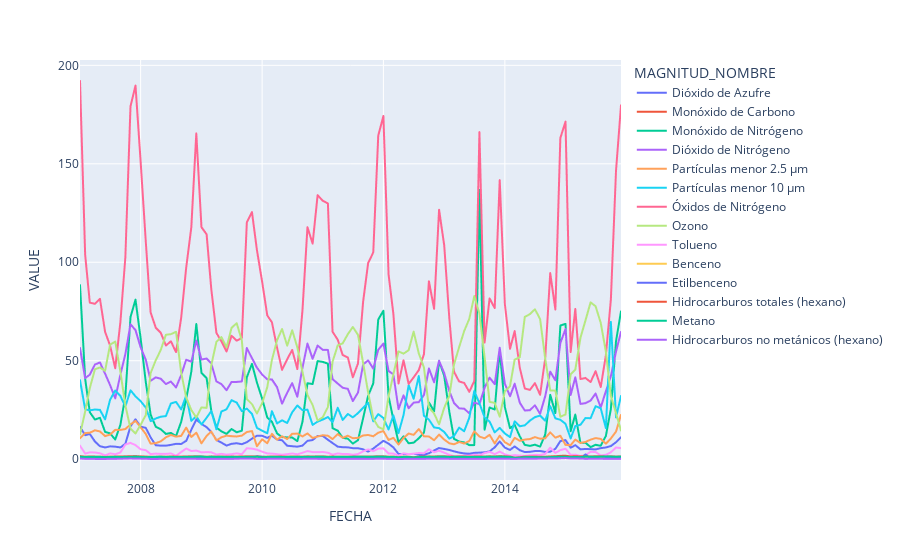

Write notebook code for a chart like this one.
### Code cell
px.line(df_magnitud.reset_index(),x='FECHA',y='VALUE',color='MAGNITUD_NOMBRE')
